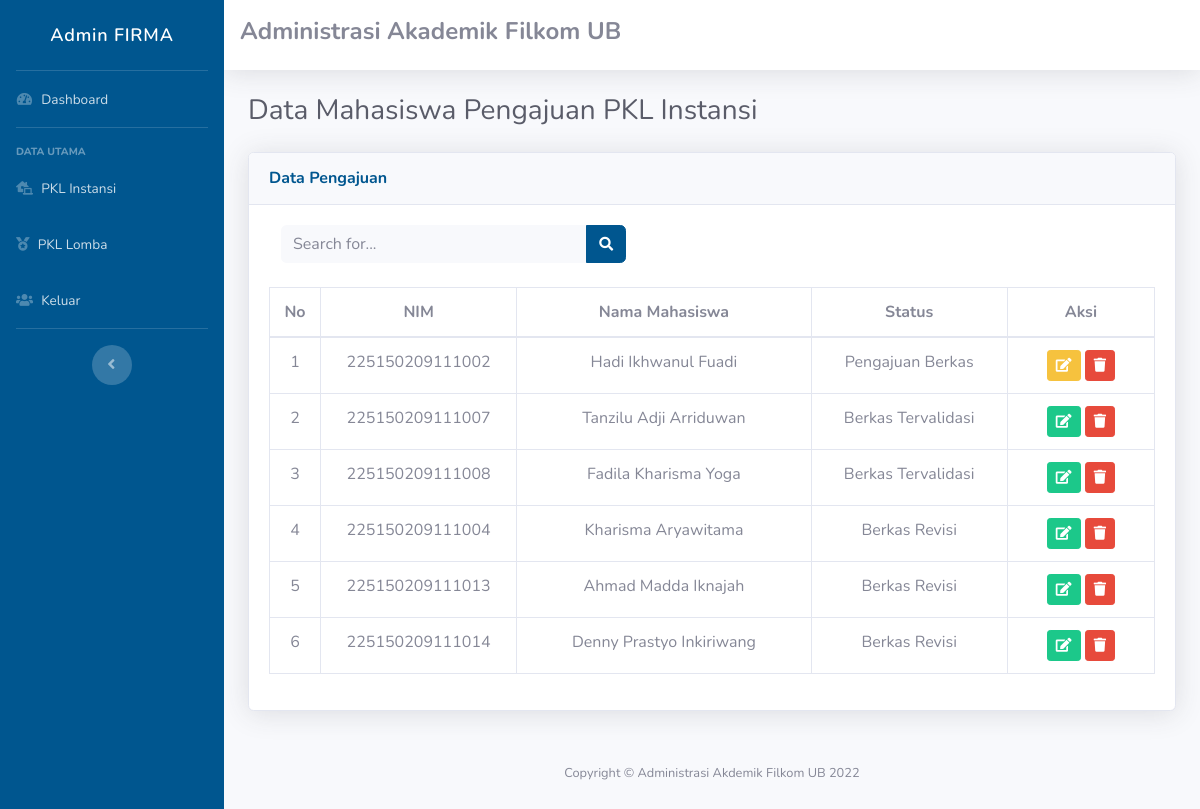
The page /public/instansi (signed in) on the database as committed earlier.
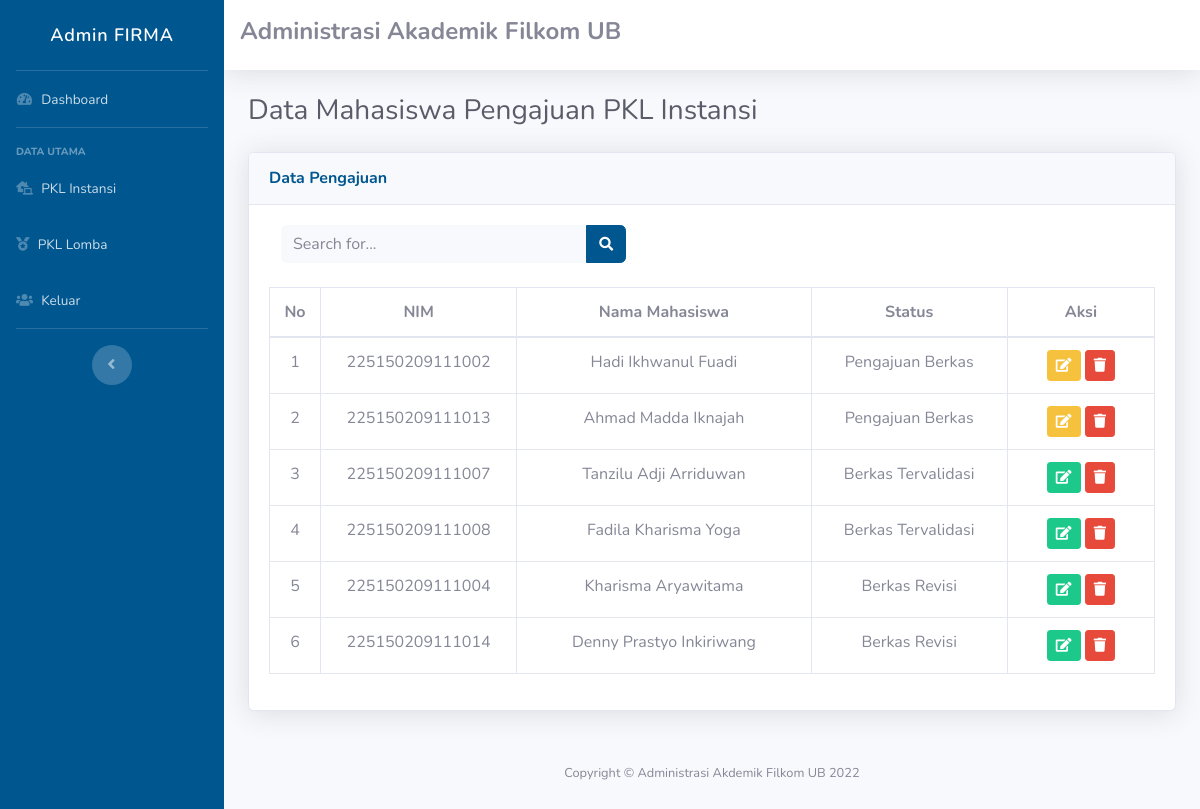
The same page on the database as committed later.
### tables this page shows
CREATE TABLE `penilaian_instansi` (
  `id_penilaian` int(11) NOT NULL,
  `id_pengajuan` int(11) DEFAULT NULL,
  `sks_lulus` varchar(25) DEFAULT NULL,
  `nama_instansi` varchar(25) DEFAULT NULL,
  `url_medsos_instansi` varchar(25) DEFAULT NULL,
  `alamat_instansi` varchar(25) DEFAULT NULL,
  `penerima_surat` varchar(25) DEFAULT NULL,
  `jabatan_penerima_surat` varchar(25) DEFAULT NULL,
  `objek_pkl` varchar(25) DEFAULT NULL,
  `waktu_pelaksanaan` varchar(25) DEFAULT NULL,
  `khs` varchar(25) DEFAULT NULL,
  `status_penilaian` varchar(25) DEFAULT NULL
);

CREATE TABLE `pengajuan_instansi` (
  `id_pengajuan` int(11) NOT NULL,
  `nama_mahasiswa` varchar(200) DEFAULT NULL,
  `nim_mahasiswa` bigint(20) DEFAULT NULL,
  `email_mahasiswa` varchar(200) DEFAULT NULL,
  `telp_mahasiswa` bigint(20) DEFAULT NULL,
  `foto_mahasiswa` varchar(100) DEFAULT NULL,
  `sks_lulus` int(5) DEFAULT NULL,
  `nama_instansi` varchar(200) DEFAULT NULL,
  `url_medsos_instansi` varchar(100) DEFAULT NULL,
  `alamat_instansi` varchar(200) DEFAULT NULL,
  `penerima_surat` varchar(50) DEFAULT NULL,
  `jabatan_penerima_surat` varchar(50) DEFAULT NULL,
  `objek_pkl` varchar(50) DEFAULT NULL,
  `waktu_pelaksanaan` varchar(50) DEFAULT NULL,
  `khs` varchar(50) DEFAULT NULL
);

### app/core/Controller.php (called while the page is built, shortened)
<?php
class Controller{
	public function view($view, $data = [])
	{
		require_once '../app/views/' . $view . '.php';
	}
	public function model($model)
	{
		return new $model;
	}
}

### app/controllers/Instansi.php (called while the page is built, shortened)
<?php
class Instansi extends Controller {
	public function index()
	{
		$data['title'] = 'Data Instansi';
		$data['instansi'] = $this->model('InstansiModel')->getAllInstansi();
		$this->view('templates/header', $data);
		$this->view('templates/sidebar', $data);
		$this->view('templates/navbar', $data);
		$this->view('instansi/index', $data);
		$this->view('templates/footer');
	}
}

### app/core/App.php (called while the page is built, shortened)
<?php
class App{
	protected $method = 'index';
	protected $params = [];
	public function __construct(){
		$this->controller = new $this->controller;
		call_user_func_array([$this->controller, $this->method], $this->params);
	}
}

### public/index.php (called while the page is built, shortened)
<?php
$app = new App;

### app/core/Database.php (called while the page is built, shortened)
<?php
class Database{
	private $host = DB_HOST;
	private $user = DB_USER;
	private $pass = DB_PASS;
	private $dbnm = DB_NAME;
	private $dbh;
	private $stmt;
	public function __construct()
	{
		$dsn = 'mysql:host='. $this->host .';dbname='. $this->dbnm;
		$option = [
			PDO::ATTR_PERSISTENT => true,
			PDO::ATTR_ERRMODE => PDO::ERRMODE_EXCEPTION
		];
		try{
			$this->dbh = new PDO($dsn,$this->user,$this->pass, $option);
		}catch(PDOException $e){
			die($e->getMessage());
		}
	}
	public function query($query)
	{
		$this->stmt = $this->dbh->prepare($query);
	}
	public function execute()
	{
		$this->stmt->execute();
	}
	public function resultSet()
	{
		$this->execute();
		return $this->stmt->fetchAll(PDO::FETCH_ASSOC);
	}
}

### app/models/InstansiModel.php (called while the page is built, shortened)
<?php
class InstansiModel {
	private $table = 'pengajuan_instansi';
	private $db;
	public function __construct()
	{
		$this->db = new Database;
	}
	public function getAllInstansi()
	{
		$this->db->query("	SELECT pengajuan_instansi.*, penilaian_instansi.status_penilaian
							FROM " . $this->table . "
							JOIN penilaian_instansi ON penilaian_instansi.id_pengajuan = pengajuan_instansi.id_pengajuan
							ORDER BY penilaian_instansi.status_penilaian DESC");
		return $this->db->resultSet();
	}
}

### app/views/instansi/index.php (the view, shortened to what this page needs)
<div class="container-fluid">
  <div class="d-sm-flex align-items-center justify-content-between mb-4">
    <h1 class="h3 mb-0 text-gray-800">Data Mahasiswa Pengajuan PKL Instansi</h1>
  </div>
  <div class="card shadow mb-4">
    <div class="card-header py-3">
      <h6 class="m-0 font-weight-bold text-primary">Data Pengajuan</h6>
    </div>
    <div class="card-body">
      <div class="col-md-5">
        <form class="navbar-search" method="POST" action="<?= BASE_URL;?>/instansi/cari">
          <div class="input-group">
            <input type="text" class="form-control bg-light border-0 small" placeholder="Search for..."
              aria-label="Search" aria-describedby="basic-addon2" name="key">
            <div class="input-group-append">
              <button class="btn btn-primary" type="submit">
                <i class="fas fa-search fa-sm"></i>
              </button>
            </div>
          </div>
        </form>
      </div><br>
      <div class="table-responsive">
        <table class="table table-bordered">
          <thead class="text-center">
            <tr>
              <th width="5%">No</th>
              <th width="20%">NIM</th>
              <th width="30%">Nama Mahasiswa</th>
              <th width="20%">Status</th>
              <th width="15%">Aksi</th>
            </tr>
          </thead>
          <tbody>
            <?php
              $no = 1;
              foreach($data['instansi'] as $row){
            ?>
            <tr>
              <td align="center"><?= $no; ?></td>
              <td align="center"><?= $row['nim_mahasiswa']; ?></td>
              <td align="center"><?= $row['nama_mahasiswa']; ?></td>
              <td align="center"><?= $row['status_penilaian']; ?></td>
              <td align="center">
                <?php if ($row['status_penilaian']=="Berkas Revisi"||$row['status_penilaian']=="Berkas Tervalidasi"){?>
                <a href="<?= BASE_URL;?>/instansi/edit/<?= $row['id_pengajuan']; ?>" class="btn btn-sm btn-success" title="Berikan Penilaian Ulang"><i class="fas fa-edit"></i></a>
                <?php } ?>
                <?php if ($row['status_penilaian']=="Pengajuan Berkas") {?>
                <a href="<?= BASE_URL;?>/instansi/penilaian/<?= $row['id_pengajuan']; ?>" class="btn btn-sm btn-warning" title="Berikan Penilaian"><i class="fas fa-edit"></i></a>
                <?php } ?>
                <a href="<?= BASE_URL;?>/instansi/hapus/<?= $row['id_pengajuan']; ?>" class="btn btn-sm btn-danger" title="Hapus Pengajuan"><i class="fas fa-trash"></i></a>
              </td>
            </tr>
            <?php
            $no++; }
          ?>
          </tbody>
        </table>
      </div>
    </div>
  </div>

### app/views/templates/header.php (shortened to what this page needs)
<!DOCTYPE html>
<html lang="en">
<head>
    <link href="<?= BASE_URL; ?>/resource/vendor/fontawesome-free/css/all.min.css" rel="stylesheet" type="text/css">
    <link href="<?= BASE_URL; ?>/resource/css/sb-admin-2.min.css" rel="stylesheet">
    <link rel="stylesheet" href="<?= BASE_URL; ?>/resource/datepicker/css/datepicker.min.css">
    <link rel="stylesheet" href="<?= BASE_URL; ?>/resource/datepicker/css/datepicker.css">
    <link href="https://cdn.jsdelivr.net/npm/select2@4.1.0-rc.0/dist/css/select2.min.css" rel="stylesheet" />
</head>
<body id="page-top">
    <div id="wrapper">
        <div id="content-wrapper" class="d-flex flex-column">

### app/views/templates/sidebar.php
<body id="page-top">
    <div id="wrapper">
        <ul class="navbar-nav bg-gradient-primary sidebar sidebar-dark accordion" id="accordionSidebar">
            <a class="sidebar-brand d-flex align-items-center justify-content-center" href="#">
                <div class="sidebar-brand-text mx-3">Admin FIRMA</div>
            </a>
            <hr class="sidebar-divider my-0">
            <li class="nav-item">
                <a class="nav-link" href="<?= BASE_URL; ?>/home">
                    <i class="fas fa-fw fa-tachometer-alt"></i>
                    <span>Dashboard</span></a>
            </li>
            <hr class="sidebar-divider">
            <div class="sidebar-heading">
                Data Utama
            </div>
            <li class="nav-item">
                <a class="nav-link" href="<?= BASE_URL; ?>/instansi">
                    <i class="fas fa-laptop-house"></i>
                    <span>PKL Instansi</span>
                </a>
            </li>
            <li class="nav-item">
                <a class="nav-link" href="<?= BASE_URL; ?>/lomba">
                    <i class="fas fa-medal"></i>
                    <span>PKL Lomba</span>
                </a>
            </li>
            <li class="nav-item">
                <a class="nav-link" href="<?= BASE_URL; ?>/logout">
                    <i class="fas fa-users"></i>
                    <span>Keluar</span>
                </a>
            </li>
            <hr class="sidebar-divider d-none d-md-block">
            <div class="text-center d-none d-md-inline">
                <button class="rounded-circle border-0" id="sidebarToggle"></button>
            </div>
        </ul>

### app/views/templates/navbar.php
<div id="content-wrapper" class="d-flex flex-column">
    <div id="content">
        <nav class="navbar navbar-expand navbar-light bg-white topbar mb-4 static-top shadow">
            <h4 class="font-weight-bold">Administrasi Akademik Filkom UB</h4>
        </nav>

### app/views/templates/footer.php (shortened to what this page needs)
<footer class="sticky-footer bg-transparent">
    <div class="container my-auto">
        <div class="copyright text-center my-auto">
            <span>Copyright &copy; Administrasi Akdemik Filkom UB 2022</span>
        </div>
    </div>
</footer>
</div>
</div>
</body>
</html>

Rows that differ between the two databases and show on the page:
changed penilaian_instansi "Ahmad Madda Iknajah": status_penilaian "Berkas Revisi" → "Pengajuan Berkas"; moves up the list
